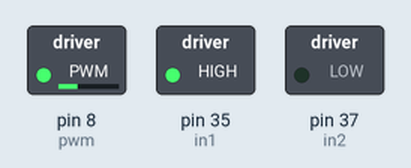
A sketch run on a simulated Arduino Mega 2560, built with avr-gcc and run on an emulated ATmega2560. On the bench: switched loads named in the sketch (green lamp = pin HIGH). What the sketch prints to the serial monitor is not drawn.

Above: at 0.1 s.
Timing chart, 0 to 1.6 s (numbered marks = the images above):
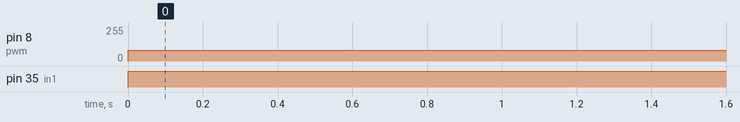

Measured:
- by itself, pin 8 (pwm): 0/255 → 80/255 at 0.00 s
- by itself, pin 35 (in1): LOW → HIGH at 0.00 s

The sketch:

Hercules_Motor_Driver_Test.ino
```cpp
byte pwm = 8;
byte in1 = 35;
byte in2 = 37;

void setup() {
  Serial.begin(9600);
  pinMode(8,OUTPUT);
  pinMode(35,OUTPUT);
  pinMode(37,OUTPUT);
  digitalWrite(pwm,LOW);
}

void loop() {
 digitalWrite(in1, HIGH);
 digitalWrite(in2, LOW);
 analogWrite(pwm, 80);
 Serial.println("Move forward");

}
```
